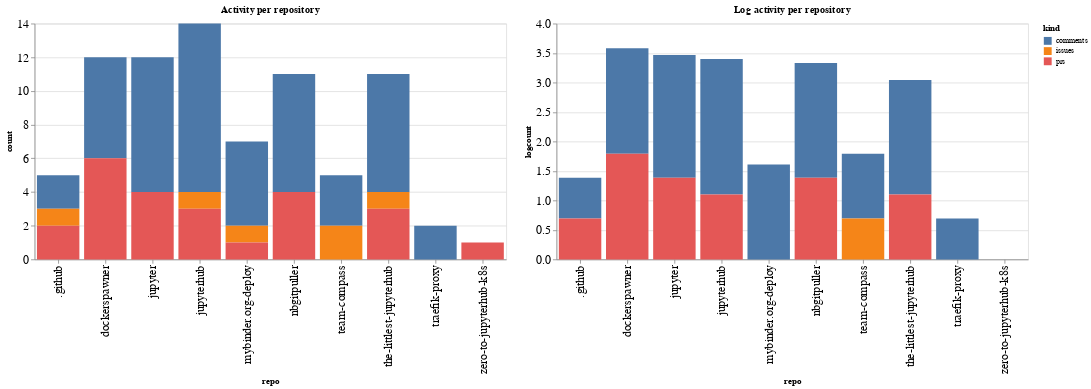

This figure's notebook cell:
### Code cell
ch1 = alt.Chart(repo_summaries, width=600, title="Activity per repository").mark_bar().encode(
    x='repo',
    y='count',
    color='kind',
    tooltip="kind"
)

ch2 = alt.Chart(repo_summaries, width=600, title="Log activity per repository").mark_bar().encode(
    x='repo',
    y='logcount',
    color='kind',
    tooltip="kind"
)

ch1 | ch2

### Figure 1 — Vega-Lite specification as saved in the notebook (floating-point values rounded to 4 significant figures)
{"config": {"axisLeft": {"labelFontSize": 15}, "axisBottom": {"labelFontSize": 15}}, "hconcat": [{"mark": "bar", "encoding": {"color": {"type": "nominal", "field": "kind"}, "tooltip": {"type": "nominal", "field": "kind"}, "x": {"type": "nominal", "field": "repo"}, "y": {"type": "quantitative", "field": "count"}}, "title": "Activity per repository", "width": 600}, {"mark": "bar", "encoding": {"color": {"type": "nominal", "field": "kind"}, "tooltip": {"type": "nominal", "field": "kind"}, "x": {"type": "nominal", "field": "repo"}, "y": {"type": "quantitative", "field": "logcount"}}, "title": "Log activity per repository", "width": 600}], "data": {"name": "data-cbdbd500dcbcad01f1d691da0fb49650"}, "$schema": "https://vega.github.io/schema/vega-lite/v4.8.1.json", "datasets": {"data-cbdbd500dcbcad01f1d691da0fb49650": [{"repo": ".github", "kind": "comments", "count": 2, "logcount": 0.6931}, {"repo": ".github", "kind": "issues", "count": 1, "logcount": 0.0}, {"repo": ".github", "kind": "prs", "count": 2, "logcount": 0.6931}, {"repo": "dockerspawner", "kind": "comments", "count": 6, "logcount": 1.792}, {"repo": "dockerspawner", "kind": "prs", "count": 6, "logcount": 1.792}, {"repo": "jupyter", "kind": "comments", "count": 8, "logcount": 2.079}, {"repo": "jupyter", "kind": "prs", "count": 4, "logcount": 1.386}, {"repo": "jupyterhub", "kind": "comments", "count": 10, "logcount": 2.303}, {"repo": "jupyterhub", "kind": "issues", "count": 1, "logcount": 0.0}, {"repo": "jupyterhub", "kind": "prs", "count": 3, "logcount": 1.099}, {"repo": "mybinder.org-deploy", "kind": "comments", "count": 5, "logcount": 1.609}, {"repo": "mybinder.org-deploy", "kind": "issues", "count": 1, "logcount": 0.0}, {"repo": "mybinder.org-deploy", "kind": "prs", "count": 1, "logcount": 0.0}, {"repo": "nbgitpuller", "kind": "comments", "count": 7, "logcount": 1.946}, {"repo": "nbgitpuller", "kind": "prs", "count": 4, "logcount": 1.386}, {"repo": "team-compass", "kind": "comments", "count": 3, "logcount": 1.099}, {"repo": "team-compass", "kind": "issues", "count": 2, "logcount": 0.6931}, {"repo": "the-littlest-jupyterhub", "kind": "comments", "count": 7, "logcount": 1.946}, {"repo": "the-littlest-jupyterhub", "kind": "issues", "count": 1, "logcount": 0.0}, {"repo": "the-littlest-jupyterhub", "kind": "prs", "count": 3, "logcount": 1.099}, {"repo": "traefik-proxy", "kind": "comments", "count": 2, "logcount": 0.6931}, {"repo": "zero-to-jupyterhub-k8s", "kind": "prs", "count": 1, "logcount": 0.0}]}}
